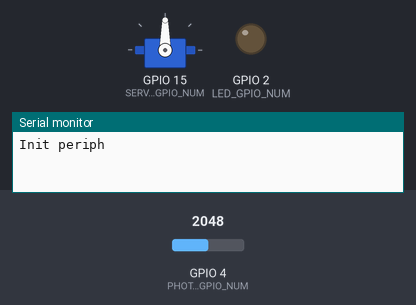
Bench run of a program on a simulated ESP32. Parts: servo, output pins drawn as LEDs (lit = HIGH), the last lines printed to the serial monitor. Inputs (shaded band) come from the test bench; at power-on: GPIO 4 (PHOTRES_GPIO_NUM) = 2048 (analog values on the 0–4095 scale).

Above: at 0.1 s.
At 5.1 s:
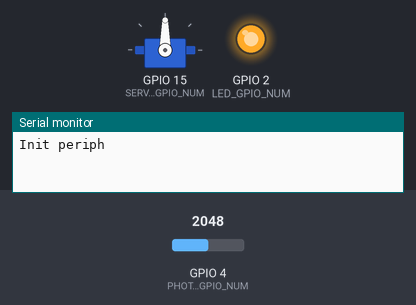
At 10.1 s:
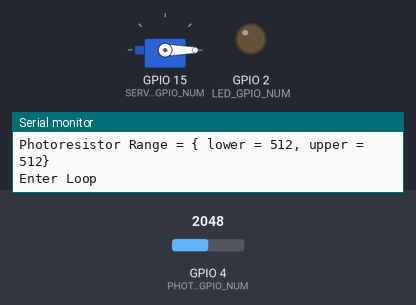
Timing chart, 0 to 11.6 s (numbered marks = the images above):
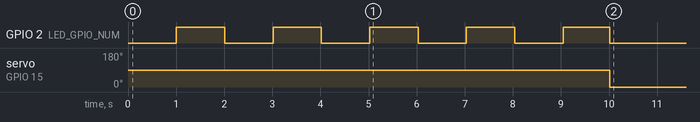

Measured:
- by itself, servo on GPIO 15 (SERVO_GPIO_NUM): 90° → 0° at 10.0 s

The program:

main.cpp
```cpp
#include <inttypes.h>
#include <Arduino.h>

#include <Servo.h>

#include "app_config.h"

uint16_t photores_lower = UINT16_MAX;
uint16_t photores_upper = 0;

Servo servo;

void app_periph_init();

void setup() {
  uint32_t start_time;
  uint32_t last_toggle;
  uint32_t current_time;
  uint16_t photores_value;

  Serial.begin(BAUD_RATE);
  while (!Serial);

  Serial.println("Init periph");
  app_periph_init();

  start_time = millis();
  last_toggle = start_time;
  current_time;
  photores_value;
  while ( ( (current_time = millis()) - start_time) < 10000) {
    photores_value = analogRead(PHOTRES_GPIO_NUM);


    if (photores_value > photores_upper) {
      photores_upper = photores_value;
    }
    if (photores_value < photores_lower) {
      photores_lower = photores_value;
    }

    if ( (current_time - last_toggle) > 1000) {
      uint8_t state = digitalRead(LED_GPIO_NUM);
      digitalWrite(LED_GPIO_NUM, !state);
      last_toggle = current_time;
    }
    delay(10);
  }
  digitalWrite(LED_GPIO_NUM, LOW);

  Serial.printf("Photoresistor Range = { lower = %" PRIu16 ", upper = %" PRIu16 "}", photores_lower, photores_upper);
  Serial.println();
  Serial.println("Enter Loop");
}

void loop() {
  uint16_t photores_value;
  uint8_t servo_angle;

  photores_value = analogRead(PHOTRES_GPIO_NUM);
  photores_value = constrain(photores_value, photores_lower, photores_upper);

  // Transform photoresistor value from ADC range to servo range
  servo_angle = (uint8_t)(
  ((photores_value - photores_lower) * 180.0) / (photores_upper - photores_lower)
  );

  Serial.println();

  servo.write(servo_angle);

}

void app_periph_init() {
  // LED Peripheral
  pinMode(LED_GPIO_NUM, OUTPUT);

  // Photoresistor Peripheral
  analogReadResolution(PHOTORES_READ_RESOLUTION);
  pinMode(PHOTRES_GPIO_NUM, ANALOG);

  // Servo Peripheral
  servo.attach(SERVO_GPIO_NUM);
}
```

app_config.h
```cpp
#ifndef __APP_CONFIG_H
#define __APP_CONFIG_H

#define BAUD_RATE           (PIO_BAUD_RATE)

#define PHOTORES_READ_RESOLUTION (10)

#define LED_GPIO_NUM        (2)
#define PHOTRES_GPIO_NUM    (4)
#define SERVO_GPIO_NUM      (15)

#endif // __APP_CONFIG_H
```
